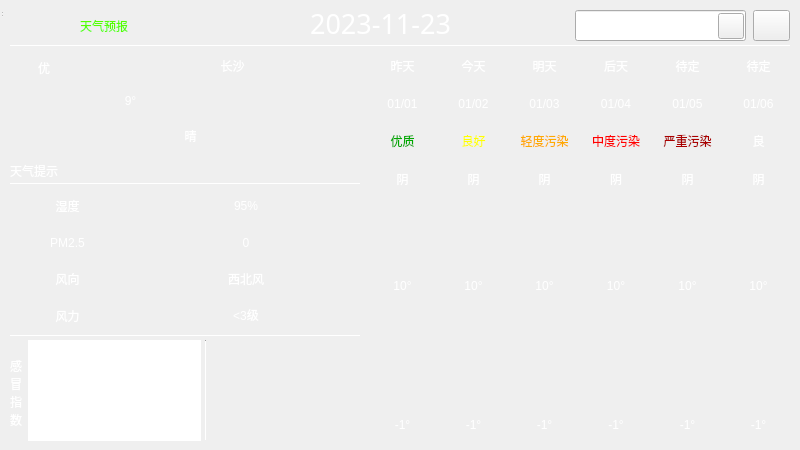
<?xml version="1.0" encoding="UTF-8"?>
<ui version="4.0">
 <class>MainWindow</class>
 <widget class="QWidget" name="MainWindow">
  <property name="geometry">
   <rect>
    <x>0</x>
    <y>0</y>
    <width>800</width>
    <height>450</height>
   </rect>
  </property>
  <property name="windowTitle">
   <string>MainWindow</string>
  </property>
  <widget class="QWidget" name="centralwidget" native="true">
   <property name="geometry">
    <rect>
     <x>0</x>
     <y>0</y>
     <width>800</width>
     <height>450</height>
    </rect>
   </property>
   <widget class="QWidget" name="widget" native="true">
    <property name="geometry">
     <rect>
      <x>0</x>
      <y>0</y>
      <width>800</width>
      <height>450</height>
     </rect>
    </property>
    <property name="styleSheet">
     <string notr="true">QWidget#widget{
	border-image: url(:/weaUI/weaUI.png);
	color:rgb(255, 255, 255);
}

QLabel{
	font: 25 10pt &quot;Microsoft YaHei&quot;;
	border-radius: 4px;
	background-color: argb(60, 60, 60, 130);
	color: rgb(255, 255, 255);
}

Line{
	background-color: rgb(0, 85, 0);
}
</string>
    </property>
    <widget class="QLineEdit" name="cityLineEdit">
     <property name="geometry">
      <rect>
       <x>575</x>
       <y>10</y>
       <width>171</width>
       <height>31</height>
      </rect>
     </property>
     <property name="cursor">
      <cursorShape>PointingHandCursor</cursorShape>
     </property>
    </widget>
    <widget class="QLabel" name="dateLb">
     <property name="geometry">
      <rect>
       <x>210</x>
       <y>3</y>
       <width>341</width>
       <height>41</height>
      </rect>
     </property>
     <property name="font">
      <font>
       <family>Adobe 黑体 Std R</family>
       <pointsize>20</pointsize>
       <weight>50</weight>
       <italic>false</italic>
       <bold>false</bold>
      </font>
     </property>
     <property name="styleSheet">
      <string notr="true">font: 20pt &quot;Adobe 黑体 Std R&quot;;
color: rgb(255, 255, 255);
background-color: rgb(255, 255, 255, 0);</string>
     </property>
     <property name="text">
      <string>2023-11-23</string>
     </property>
     <property name="alignment">
      <set>Qt::AlignCenter</set>
     </property>
    </widget>
    <widget class="Line" name="hLine_1">
     <property name="geometry">
      <rect>
       <x>10</x>
       <y>45</y>
       <width>781</width>
       <height>1</height>
      </rect>
     </property>
     <property name="orientation">
      <enum>Qt::Horizontal</enum>
     </property>
    </widget>
    <widget class="Line" name="hLine_10">
     <property name="geometry">
      <rect>
       <x>10</x>
       <y>183</y>
       <width>351</width>
       <height>1</height>
      </rect>
     </property>
     <property name="orientation">
      <enum>Qt::Horizontal</enum>
     </property>
    </widget>
    <widget class="Line" name="hLine_11">
     <property name="geometry">
      <rect>
       <x>10</x>
       <y>335</y>
       <width>351</width>
       <height>1</height>
      </rect>
     </property>
     <property name="orientation">
      <enum>Qt::Horizontal</enum>
     </property>
    </widget>
    <widget class="QLabel" name="titleLb">
     <property name="geometry">
      <rect>
       <x>80</x>
       <y>10</y>
       <width>171</width>
       <height>31</height>
      </rect>
     </property>
     <property name="styleSheet">
      <string notr="true">font: 20pt &quot;华文琥珀&quot;;
background-color: rgba(255,255,255,0);
color: rgb(85, 255, 0);</string>
     </property>
     <property name="text">
      <string>天气预报</string>
     </property>
    </widget>
    <widget class="QWidget" name="gridLayoutWidget">
     <property name="geometry">
      <rect>
       <x>10</x>
       <y>190</y>
       <width>351</width>
       <height>141</height>
      </rect>
     </property>
     <layout class="QGridLayout" name="gridLayout">
      <item row="0" column="1" colspan="2">
       <widget class="QLabel" name="shiduLb">
        <property name="text">
         <string>95%</string>
        </property>
        <property name="alignment">
         <set>Qt::AlignCenter</set>
        </property>
       </widget>
      </item>
      <item row="2" column="1" colspan="2">
       <widget class="QLabel" name="fxLb">
        <property name="text">
         <string>西北风</string>
        </property>
        <property name="alignment">
         <set>Qt::AlignCenter</set>
        </property>
       </widget>
      </item>
      <item row="3" column="1" colspan="2">
       <widget class="QLabel" name="flLb">
        <property name="text">
         <string>&lt;3级</string>
        </property>
        <property name="alignment">
         <set>Qt::AlignCenter</set>
        </property>
       </widget>
      </item>
      <item row="2" column="0">
       <widget class="QLabel" name="fxTitleLb">
        <property name="text">
         <string>风向</string>
        </property>
        <property name="alignment">
         <set>Qt::AlignCenter</set>
        </property>
       </widget>
      </item>
      <item row="3" column="0">
       <widget class="QLabel" name="flTitleLb">
        <property name="text">
         <string>风力</string>
        </property>
        <property name="alignment">
         <set>Qt::AlignCenter</set>
        </property>
       </widget>
      </item>
      <item row="0" column="0">
       <widget class="QLabel" name="shiduTitleLb">
        <property name="text">
         <string>湿度</string>
        </property>
        <property name="alignment">
         <set>Qt::AlignCenter</set>
        </property>
       </widget>
      </item>
      <item row="1" column="0">
       <widget class="QLabel" name="pm25TitleLb">
        <property name="text">
         <string>PM2.5</string>
        </property>
        <property name="alignment">
         <set>Qt::AlignCenter</set>
        </property>
       </widget>
      </item>
      <item row="1" column="1" colspan="2">
       <widget class="QLabel" name="pm25Lb">
        <property name="text">
         <string>0</string>
        </property>
        <property name="alignment">
         <set>Qt::AlignCenter</set>
        </property>
       </widget>
      </item>
     </layout>
     <zorder>shiduLb</zorder>
     <zorder>shiduTitleLb</zorder>
     <zorder>flLb</zorder>
     <zorder>pm25TitleLb</zorder>
     <zorder>fxTitleLb</zorder>
     <zorder>pm25Lb</zorder>
     <zorder>fxLb</zorder>
     <zorder>flTitleLb</zorder>
    </widget>
    <widget class="QWidget" name="gridLayoutWidget_2">
     <property name="geometry">
      <rect>
       <x>170</x>
       <y>50</y>
       <width>81</width>
       <height>31</height>
      </rect>
     </property>
     <layout class="QGridLayout" name="gridLayout_2">
      <item row="0" column="1">
       <widget class="QLabel" name="cityLb">
        <property name="styleSheet">
         <string notr="true">color: rgb(255, 255, 255);
font: 16pt &quot;Microsoft YaHei UI&quot;;
background-color: rgba(60, 60, 60, 0);</string>
        </property>
        <property name="text">
         <string>长沙</string>
        </property>
        <property name="alignment">
         <set>Qt::AlignCenter</set>
        </property>
       </widget>
      </item>
      <item row="0" column="0">
       <widget class="QLabel" name="label">
        <property name="styleSheet">
         <string notr="true">background-color: argb(60, 60, 60, 0);
image: url(:/weatherico/location.ico);</string>
        </property>
        <property name="text">
         <string/>
        </property>
        <property name="alignment">
         <set>Qt::AlignCenter</set>
        </property>
       </widget>
      </item>
     </layout>
    </widget>
    <widget class="QWidget" name="gridLayoutWidget_3">
     <property name="geometry">
      <rect>
       <x>370</x>
       <y>50</y>
       <width>421</width>
       <height>391</height>
      </rect>
     </property>
     <layout class="QGridLayout" name="gridLayout_3">
      <item row="4" column="2" rowspan="2">
       <widget class="QLabel" name="typeico2Lb">
        <property name="styleSheet">
         <string notr="true">image: url(:/day/day/阴.png);</string>
        </property>
        <property name="text">
         <string/>
        </property>
        <property name="alignment">
         <set>Qt::AlignCenter</set>
        </property>
       </widget>
      </item>
      <item row="0" column="4">
       <widget class="QLabel" name="week4Lb">
        <property name="text">
         <string>待定</string>
        </property>
        <property name="alignment">
         <set>Qt::AlignCenter</set>
        </property>
       </widget>
      </item>
      <item row="4" column="3" rowspan="2">
       <widget class="QLabel" name="typeico3Lb">
        <property name="styleSheet">
         <string notr="true">image: url(:/day/day/晴.png);</string>
        </property>
        <property name="text">
         <string/>
        </property>
        <property name="alignment">
         <set>Qt::AlignCenter</set>
        </property>
       </widget>
      </item>
      <item row="4" column="0" rowspan="2">
       <widget class="QLabel" name="typeico0Lb">
        <property name="styleSheet">
         <string notr="true">image: url(:/day/day/霾.png);</string>
        </property>
        <property name="text">
         <string/>
        </property>
        <property name="alignment">
         <set>Qt::AlignCenter</set>
        </property>
       </widget>
      </item>
      <item row="1" column="4">
       <widget class="QLabel" name="date4Lb">
        <property name="text">
         <string>01/05</string>
        </property>
        <property name="alignment">
         <set>Qt::AlignCenter</set>
        </property>
       </widget>
      </item>
      <item row="10" column="3">
       <widget class="QLabel" name="low3Lb">
        <property name="text">
         <string>-1°</string>
        </property>
        <property name="alignment">
         <set>Qt::AlignCenter</set>
        </property>
       </widget>
      </item>
      <item row="3" column="4">
       <widget class="QLabel" name="type4Lb">
        <property name="text">
         <string>阴</string>
        </property>
        <property name="alignment">
         <set>Qt::AlignCenter</set>
        </property>
       </widget>
      </item>
      <item row="1" column="2">
       <widget class="QLabel" name="date2Lb">
        <property name="text">
         <string>01/03</string>
        </property>
        <property name="alignment">
         <set>Qt::AlignCenter</set>
        </property>
       </widget>
      </item>
      <item row="7" column="0" rowspan="3" colspan="6">
       <widget class="QLabel" name="curveLb">
        <property name="text">
         <string/>
        </property>
        <property name="alignment">
         <set>Qt::AlignCenter</set>
        </property>
       </widget>
      </item>
      <item row="0" column="5">
       <widget class="QLabel" name="week5Lb">
        <property name="text">
         <string>待定</string>
        </property>
        <property name="alignment">
         <set>Qt::AlignCenter</set>
        </property>
       </widget>
      </item>
      <item row="2" column="0">
       <widget class="QLabel" name="quality0Lb">
        <property name="styleSheet">
         <string notr="true">color: rgb(0, 170, 0);</string>
        </property>
        <property name="text">
         <string>优质</string>
        </property>
        <property name="alignment">
         <set>Qt::AlignCenter</set>
        </property>
       </widget>
      </item>
      <item row="0" column="1">
       <widget class="QLabel" name="week1Lb">
        <property name="text">
         <string>今天</string>
        </property>
        <property name="alignment">
         <set>Qt::AlignCenter</set>
        </property>
       </widget>
      </item>
      <item row="0" column="2">
       <widget class="QLabel" name="week2Lb">
        <property name="text">
         <string>明天</string>
        </property>
        <property name="alignment">
         <set>Qt::AlignCenter</set>
        </property>
       </widget>
      </item>
      <item row="10" column="1">
       <widget class="QLabel" name="low1Lb">
        <property name="text">
         <string>-1°</string>
        </property>
        <property name="alignment">
         <set>Qt::AlignCenter</set>
        </property>
       </widget>
      </item>
      <item row="4" column="4" rowspan="2">
       <widget class="QLabel" name="typeico4Lb">
        <property name="styleSheet">
         <string notr="true">image: url(:/day/day/沙尘暴.png);</string>
        </property>
        <property name="text">
         <string/>
        </property>
        <property name="alignment">
         <set>Qt::AlignCenter</set>
        </property>
       </widget>
      </item>
      <item row="3" column="2">
       <widget class="QLabel" name="type2Lb">
        <property name="text">
         <string>阴</string>
        </property>
        <property name="alignment">
         <set>Qt::AlignCenter</set>
        </property>
       </widget>
      </item>
      <item row="10" column="0">
       <widget class="QLabel" name="low0Lb">
        <property name="text">
         <string>-1°</string>
        </property>
        <property name="alignment">
         <set>Qt::AlignCenter</set>
        </property>
       </widget>
      </item>
      <item row="0" column="3">
       <widget class="QLabel" name="week3Lb">
        <property name="text">
         <string>后天</string>
        </property>
        <property name="alignment">
         <set>Qt::AlignCenter</set>
        </property>
       </widget>
      </item>
      <item row="3" column="5">
       <widget class="QLabel" name="type5Lb">
        <property name="text">
         <string>阴</string>
        </property>
        <property name="alignment">
         <set>Qt::AlignCenter</set>
        </property>
       </widget>
      </item>
      <item row="2" column="2">
       <widget class="QLabel" name="quality2Lb">
        <property name="styleSheet">
         <string notr="true">color: rgb(255,170,0);</string>
        </property>
        <property name="text">
         <string>轻度污染</string>
        </property>
        <property name="alignment">
         <set>Qt::AlignCenter</set>
        </property>
       </widget>
      </item>
      <item row="6" column="2">
       <widget class="QLabel" name="high2Lb">
        <property name="text">
         <string>10°</string>
        </property>
        <property name="alignment">
         <set>Qt::AlignCenter</set>
        </property>
       </widget>
      </item>
      <item row="1" column="1">
       <widget class="QLabel" name="date1Lb">
        <property name="text">
         <string>01/02</string>
        </property>
        <property name="alignment">
         <set>Qt::AlignCenter</set>
        </property>
       </widget>
      </item>
      <item row="3" column="3">
       <widget class="QLabel" name="type3Lb">
        <property name="text">
         <string>阴</string>
        </property>
        <property name="alignment">
         <set>Qt::AlignCenter</set>
        </property>
       </widget>
      </item>
      <item row="4" column="5" rowspan="2">
       <widget class="QLabel" name="typeico5Lb">
        <property name="styleSheet">
         <string notr="true">image: url(:/day/day/暴雪.png);</string>
        </property>
        <property name="text">
         <string/>
        </property>
        <property name="alignment">
         <set>Qt::AlignCenter</set>
        </property>
       </widget>
      </item>
      <item row="2" column="5">
       <widget class="QLabel" name="quality5Lb">
        <property name="styleSheet">
         <string notr="true">color: rgb(255,255,255);</string>
        </property>
        <property name="text">
         <string>良</string>
        </property>
        <property name="alignment">
         <set>Qt::AlignCenter</set>
        </property>
       </widget>
      </item>
      <item row="6" column="3">
       <widget class="QLabel" name="high3Lb">
        <property name="text">
         <string>10°</string>
        </property>
        <property name="alignment">
         <set>Qt::AlignCenter</set>
        </property>
       </widget>
      </item>
      <item row="10" column="4">
       <widget class="QLabel" name="low4Lb">
        <property name="text">
         <string>-1°</string>
        </property>
        <property name="alignment">
         <set>Qt::AlignCenter</set>
        </property>
       </widget>
      </item>
      <item row="3" column="1">
       <widget class="QLabel" name="type1Lb">
        <property name="text">
         <string>阴</string>
        </property>
        <property name="alignment">
         <set>Qt::AlignCenter</set>
        </property>
       </widget>
      </item>
      <item row="6" column="4">
       <widget class="QLabel" name="high4Lb">
        <property name="text">
         <string>10°</string>
        </property>
        <property name="alignment">
         <set>Qt::AlignCenter</set>
        </property>
       </widget>
      </item>
      <item row="1" column="0">
       <widget class="QLabel" name="date0Lb">
        <property name="text">
         <string>01/01</string>
        </property>
        <property name="alignment">
         <set>Qt::AlignCenter</set>
        </property>
       </widget>
      </item>
      <item row="6" column="1">
       <widget class="QLabel" name="high1Lb">
        <property name="text">
         <string>10°</string>
        </property>
        <property name="alignment">
         <set>Qt::AlignCenter</set>
        </property>
       </widget>
      </item>
      <item row="0" column="0">
       <widget class="QLabel" name="week0Lb">
        <property name="text">
         <string>昨天</string>
        </property>
        <property name="alignment">
         <set>Qt::AlignCenter</set>
        </property>
       </widget>
      </item>
      <item row="1" column="3">
       <widget class="QLabel" name="date3Lb">
        <property name="text">
         <string>01/04</string>
        </property>
        <property name="alignment">
         <set>Qt::AlignCenter</set>
        </property>
       </widget>
      </item>
      <item row="6" column="0">
       <widget class="QLabel" name="high0Lb">
        <property name="text">
         <string>10°</string>
        </property>
        <property name="alignment">
         <set>Qt::AlignCenter</set>
        </property>
       </widget>
      </item>
      <item row="10" column="5">
       <widget class="QLabel" name="low5Lb">
        <property name="text">
         <string>-1°</string>
        </property>
        <property name="alignment">
         <set>Qt::AlignCenter</set>
        </property>
       </widget>
      </item>
      <item row="2" column="4">
       <widget class="QLabel" name="quality4Lb">
        <property name="styleSheet">
         <string notr="true">color: rgb(170,0,0);</string>
        </property>
        <property name="text">
         <string>严重污染</string>
        </property>
        <property name="alignment">
         <set>Qt::AlignCenter</set>
        </property>
       </widget>
      </item>
      <item row="6" column="5">
       <widget class="QLabel" name="high5Lb">
        <property name="text">
         <string>10°</string>
        </property>
        <property name="alignment">
         <set>Qt::AlignCenter</set>
        </property>
       </widget>
      </item>
      <item row="10" column="2">
       <widget class="QLabel" name="low2Lb">
        <property name="text">
         <string>-1°</string>
        </property>
        <property name="alignment">
         <set>Qt::AlignCenter</set>
        </property>
       </widget>
      </item>
      <item row="1" column="5">
       <widget class="QLabel" name="date5Lb">
        <property name="text">
         <string>01/06</string>
        </property>
        <property name="alignment">
         <set>Qt::AlignCenter</set>
        </property>
       </widget>
      </item>
      <item row="2" column="1">
       <widget class="QLabel" name="quality1Lb">
        <property name="styleSheet">
         <string notr="true">color: rgb(255,255,0);</string>
        </property>
        <property name="text">
         <string>良好</string>
        </property>
        <property name="alignment">
         <set>Qt::AlignCenter</set>
        </property>
       </widget>
      </item>
      <item row="2" column="3">
       <widget class="QLabel" name="quality3Lb">
        <property name="styleSheet">
         <string notr="true">color: rgb(255,0,0);</string>
        </property>
        <property name="text">
         <string>中度污染</string>
        </property>
        <property name="alignment">
         <set>Qt::AlignCenter</set>
        </property>
       </widget>
      </item>
      <item row="4" column="1" rowspan="2">
       <widget class="QLabel" name="typeico1Lb">
        <property name="styleSheet">
         <string notr="true">image: url(:/day/day/中雨.png);</string>
        </property>
        <property name="text">
         <string/>
        </property>
        <property name="alignment">
         <set>Qt::AlignCenter</set>
        </property>
       </widget>
      </item>
      <item row="3" column="0">
       <widget class="QLabel" name="type0Lb">
        <property name="text">
         <string>阴</string>
        </property>
        <property name="alignment">
         <set>Qt::AlignCenter</set>
        </property>
       </widget>
      </item>
     </layout>
    </widget>
    <widget class="QLabel" name="leafLb">
     <property name="geometry">
      <rect>
       <x>18</x>
       <y>58</y>
       <width>20</width>
       <height>20</height>
      </rect>
     </property>
     <property name="styleSheet">
      <string notr="true">image: url(:/weatherico/leaf.ico);
background-color: argb(255,255,255,0);</string>
     </property>
     <property name="text">
      <string/>
     </property>
    </widget>
    <widget class="QLabel" name="qualityLb">
     <property name="geometry">
      <rect>
       <x>38</x>
       <y>58</y>
       <width>56</width>
       <height>20</height>
      </rect>
     </property>
     <property name="styleSheet">
      <string notr="true">background-color: argb(255,255,255,0);</string>
     </property>
     <property name="text">
      <string>优</string>
     </property>
    </widget>
    <widget class="QLabel" name="termLb">
     <property name="geometry">
      <rect>
       <x>10</x>
       <y>50</y>
       <width>241</width>
       <height>101</height>
      </rect>
     </property>
     <property name="styleSheet">
      <string notr="true">color: rgb(255,255,255);
font: 50pt &quot;Arial&quot;;</string>
     </property>
     <property name="text">
      <string>9°</string>
     </property>
     <property name="alignment">
      <set>Qt::AlignCenter</set>
     </property>
    </widget>
    <widget class="QLabel" name="typeLb">
     <property name="geometry">
      <rect>
       <x>140</x>
       <y>120</y>
       <width>101</width>
       <height>31</height>
      </rect>
     </property>
     <property name="styleSheet">
      <string notr="true">color: rgb(255,255,255);
background-color: argb(60,60,60,0);</string>
     </property>
     <property name="text">
      <string>晴</string>
     </property>
     <property name="alignment">
      <set>Qt::AlignCenter</set>
     </property>
    </widget>
    <widget class="QLabel" name="typeicoLb">
     <property name="geometry">
      <rect>
       <x>260</x>
       <y>63</y>
       <width>101</width>
       <height>101</height>
      </rect>
     </property>
     <property name="styleSheet">
      <string notr="true">border-image: url(:/day/day/晴.png);
background-color: argb(60,60,60,0);</string>
     </property>
     <property name="text">
      <string/>
     </property>
    </widget>
    <widget class="QLabel" name="noticeLb">
     <property name="geometry">
      <rect>
       <x>10</x>
       <y>160</y>
       <width>351</width>
       <height>21</height>
      </rect>
     </property>
     <property name="styleSheet">
      <string notr="true">color: rgb(255,255,255);
background-color: argb(60,60,60,0);</string>
     </property>
     <property name="text">
      <string>天气提示</string>
     </property>
    </widget>
    <widget class="QWidget" name="gridLayoutWidget_4">
     <property name="geometry">
      <rect>
       <x>10</x>
       <y>340</y>
       <width>191</width>
       <height>107</height>
      </rect>
     </property>
     <layout class="QGridLayout" name="gridLayout_5">
      <item row="0" column="1">
       <widget class="QTextBrowser" name="ganmaoBrowser">
        <property name="styleSheet">
         <string notr="true">border-radius: 5px;
color: rgb(255, 255, 255);
background-color: argb(255, 255, 255, 0);
font: 9pt &quot;Arial&quot;;</string>
        </property>
       </widget>
      </item>
      <item row="0" column="0" rowspan="2">
       <widget class="QLabel" name="ganmaoLb">
        <property name="styleSheet">
         <string notr="true">background-color: argb(60, 60, 60, 130);
border-radius: 3px;
color: rgb(255, 255, 255);</string>
        </property>
        <property name="text">
         <string>&lt;html&gt;&lt;head/&gt;&lt;body&gt;&lt;p&gt;感&lt;br/&gt;冒&lt;br/&gt;指&lt;br/&gt;数&lt;/p&gt;&lt;/body&gt;&lt;/html&gt;</string>
        </property>
        <property name="alignment">
         <set>Qt::AlignCenter</set>
        </property>
       </widget>
      </item>
     </layout>
    </widget>
    <widget class="Line" name="vline_1">
     <property name="geometry">
      <rect>
       <x>205</x>
       <y>340</y>
       <width>1</width>
       <height>101</height>
      </rect>
     </property>
     <property name="orientation">
      <enum>Qt::Vertical</enum>
     </property>
    </widget>
    <widget class="QToolButton" name="searchBt">
     <property name="geometry">
      <rect>
       <x>718</x>
       <y>13</y>
       <width>26</width>
       <height>26</height>
      </rect>
     </property>
     <property name="cursor">
      <cursorShape>PointingHandCursor</cursorShape>
     </property>
     <property name="styleSheet">
      <string notr="true">border-image: url(:/weatherico/search.ico);</string>
     </property>
     <property name="text">
      <string/>
     </property>
     <property name="iconSize">
      <size>
       <width>26</width>
       <height>26</height>
      </size>
     </property>
    </widget>
    <widget class="QToolButton" name="refreshButton">
     <property name="geometry">
      <rect>
       <x>753</x>
       <y>10</y>
       <width>37</width>
       <height>31</height>
      </rect>
     </property>
     <property name="cursor">
      <cursorShape>PointingHandCursor</cursorShape>
     </property>
     <property name="styleSheet">
      <string notr="true">image: url(:/weatherico/refresh.ico);
background-color: argb(255, 255, 255, 0);</string>
     </property>
     <property name="text">
      <string/>
     </property>
     <property name="iconSize">
      <size>
       <width>31</width>
       <height>31</height>
      </size>
     </property>
    </widget>
    <widget class="QLabel" name="sunRiseSetLb">
     <property name="geometry">
      <rect>
       <x>210</x>
       <y>340</y>
       <width>150</width>
       <height>100</height>
      </rect>
     </property>
     <property name="text">
      <string/>
     </property>
    </widget>
    <zorder>cityLineEdit</zorder>
    <zorder>dateLb</zorder>
    <zorder>hLine_1</zorder>
    <zorder>hLine_10</zorder>
    <zorder>hLine_11</zorder>
    <zorder>titleLb</zorder>
    <zorder>gridLayoutWidget</zorder>
    <zorder>gridLayoutWidget_2</zorder>
    <zorder>gridLayoutWidget_3</zorder>
    <zorder>leafLb</zorder>
    <zorder>qualityLb</zorder>
    <zorder>termLb</zorder>
    <zorder>typeLb</zorder>
    <zorder>typeicoLb</zorder>
    <zorder>noticeLb</zorder>
    <zorder>gridLayoutWidget_4</zorder>
    <zorder>vline_1</zorder>
    <zorder>refreshButton</zorder>
    <zorder>sunRiseSetLb</zorder>
    <zorder>searchBt</zorder>
   </widget>
  </widget>
  <widget class="QStatusBar" name="statusbar">
   <property name="geometry">
    <rect>
     <x>0</x>
     <y>0</y>
     <width>3</width>
     <height>18</height>
    </rect>
   </property>
  </widget>
 </widget>
 <resources/>
 <connections/>
</ui>
